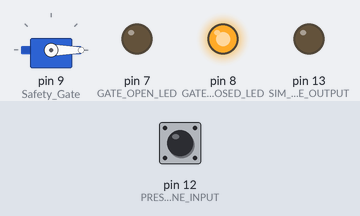
A sketch run on a simulated Arduino Uno, built with avr-gcc and run on an emulated ATmega328P. On the bench: servo, output pins drawn as LEDs (lit = HIGH). The inputs (shaded band) are chosen by the test bench; at power-on: pin 12 (PRESS_MACHINE_INPUT) HIGH.

Above: at 1.2 s.
1.3 s: pin 12 (PRESS_MACHINE_INPUT) pulled LOW for 0.15 s
At 1.37 s:
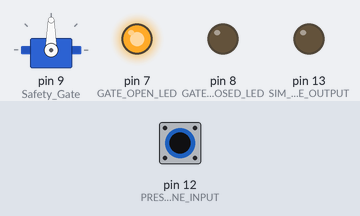
2.9 s: pin 12 (PRESS_MACHINE_INPUT) pulled LOW for 3.2 s
At 6.9 s:
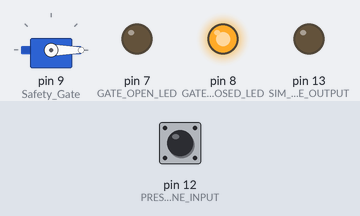
7.6 s: pin 12 (PRESS_MACHINE_INPUT) pulled LOW for 3.2 s
At 11.7 s:
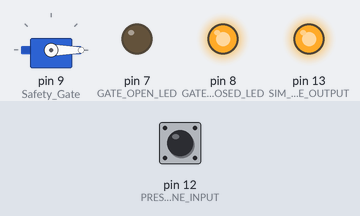
Timing chart, 0 to 13.2 s (numbered marks = the images above; inputs shaded):
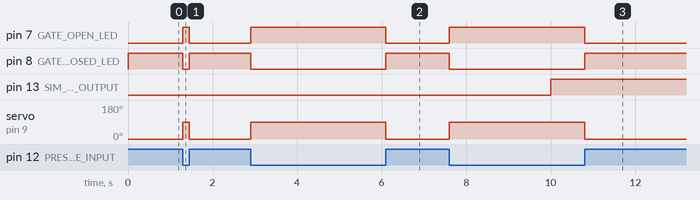

Measured:
- after the input at 1.3 s, pin 7 (GATE_OPEN_LED): LOW → HIGH at once, → LOW 0.15 s later; pin 8 (GATE_CLOSED_LED): HIGH → LOW at once, → HIGH 0.15 s later; servo on pin 9 (Safety_Gate): 0° → 90° at once, → 0° 0.15 s later
- after the input at 2.9 s, pin 7 (GATE_OPEN_LED): LOW → HIGH at once, → LOW 3.2 s later; pin 8 (GATE_CLOSED_LED): HIGH → LOW at once, → HIGH 3.2 s later; servo on pin 9 (Safety_Gate): 0° → 90° at once, → 0° 3.2 s later
- after the input at 7.6 s, pin 7 (GATE_OPEN_LED): LOW → HIGH at once, → LOW 3.2 s later; pin 8 (GATE_CLOSED_LED): HIGH → LOW at once, → HIGH 3.2 s later; servo on pin 9 (Safety_Gate): 0° → 90° at once, → 0° 3.2 s later

The sketch:

Machine_Press.ino
```cpp
/*************************************************************
   Machine Press Safety Gate

   Close safety gate in front of Press Machine so worker
   cannot put hands in dangerous spot.


   Circuit:

   Servo Motor connected to Pin 9
   Blue LED connected to Pin 13
   Red LED connected to PIN 7
   Green LED connected to PIN 8
   Piezo Buzzer connect to PIN 5


**************************************************************/

/********* Libraries to include *****************************/

/* Servo motor control library for gate mechanism */
#include <Servo.h>

/* Timer library to simulate inputs from machine press */
#include <MsTimer2.h>

/********* Constants for hardware pins *********************/
const byte SIM_PRESS_MACHINE_OUTPUT = 13; //Also add Blue LED here
const byte PRESS_MACHINE_INPUT = 12;
const byte SAFETY_GATE_SERVO = 9;
const byte PIEZO_BUZZER = 3;
const byte GATE_OPEN_LED = 7; //Green LED
const byte GATE_CLOSED_LED = 8; // Red LED

/********* Globals *****************************************/

/* Initialize Servo object*/
Servo Safety_Gate;


/********* Functions ***************************************/


/* Initialize Simulated Press OUTPUT */
void init_Sim_Press_Machine(void) {

  /* Set pinMode for output pin */
  pinMode(SIM_PRESS_MACHINE_OUTPUT, OUTPUT);

  /* Set interval of output */
  MsTimer2::set(10000, Sim_Press_Machine_Output);
  MsTimer2::start();

}

/* Initialize the Safety Gate and Indicator LEDs*/
void init_Safety_Gate_Hardware(void) {

  /* Set pins to appropriate modes */
  pinMode(PRESS_MACHINE_INPUT, INPUT_PULLUP);
  pinMode(GATE_OPEN_LED, OUTPUT);
  pinMode(GATE_CLOSED_LED, OUTPUT);

  /* Initialize Servo object*/
  Safety_Gate.attach(9);

}

/* ****************************************************
    Simulate output from the Press Machine by turning
    pin HIGH and LOW at set interval.
 ******************************************************/
void Sim_Press_Machine_Output(void) {

  static boolean output = HIGH; //static variables only get initialized once.

  digitalWrite(SIM_PRESS_MACHINE_OUTPUT, output);
  output = !output; //Toggle the state of the output

}

/* ****************************************************
    Open the safety gate, and turn ON the Green "Safe"
    LED, and turn OFF the Red "danger" LED
 ******************************************************/
void Safety_Gate_Open_Routine(void) {

  /* Open the safety gate */
  Safety_Gate.write(90);

  /* Turn Green LED Indicator ON */
  digitalWrite(GATE_OPEN_LED, HIGH);

  /* Turn Red LED Indicator OFF */
  digitalWrite(GATE_CLOSED_LED, LOW);

}


/* ****************************************************
    Close the safety gate, and turn OFF the Green "Safe"
    LED, and turn ON the Red "danger" LED
 ******************************************************/
void Safety_Gate_Close_Routine(void) {

  /* close the safety gate */
  Safety_Gate.write(0);

  /* Turn Green LED Indicator OFF */
  digitalWrite(GATE_OPEN_LED, LOW);

  /* Turn Red LED Indicator ON */
  digitalWrite(GATE_CLOSED_LED, HIGH);

}

/******************************************************
   SETUP FUNCTION -> ONLY RUNS ONCE
 ******************************************************/
void setup() {

  init_Sim_Press_Machine();  /* Initialize the Press Machine Output */

  init_Safety_Gate_Hardware();  /* Initialize the Safety Gate Hardware*/

  Serial.begin(9600);  /* Set up Serial Communication*/

}

/******************************************************
 * LOOP FUNCTION -> RUNS OVER AND OVER
 ******************************************************/
void loop() {

  /* Read the state of the machine press */
  boolean Machine_Press_State = digitalRead(PRESS_MACHINE_INPUT);

  /* Check if the state is LOW */
  if (Machine_Press_State == LOW ) {

    Safety_Gate_Open_Routine();

  }
  else {

    Safety_Gate_Close_Routine();

  }

}
```
